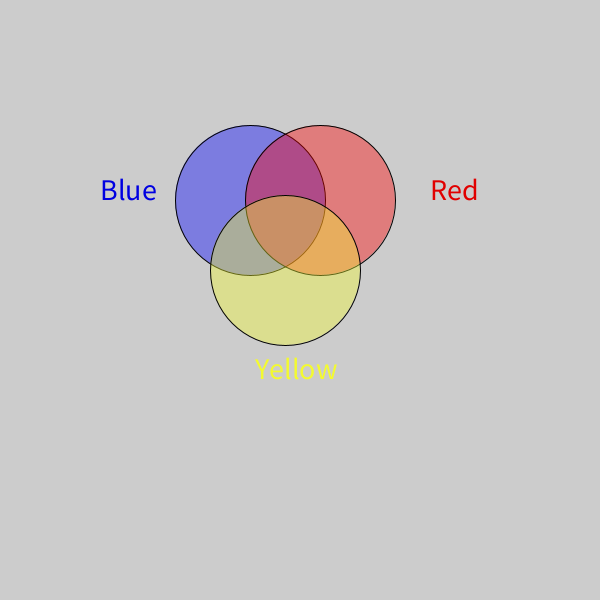
Frame 1 (no input)
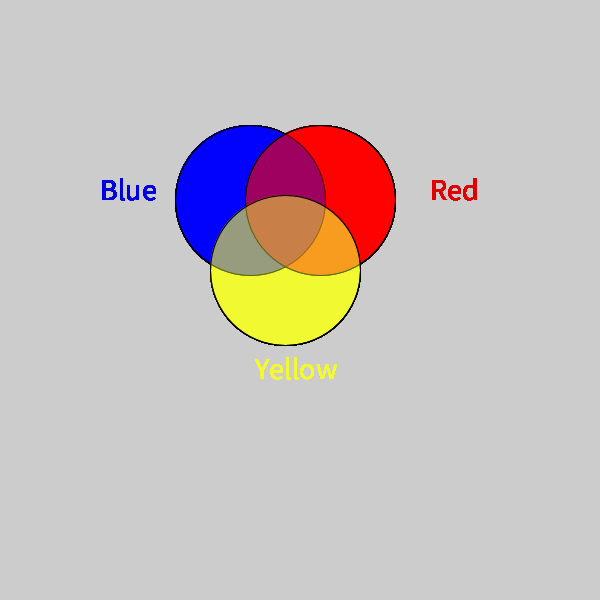
Frame 60 (the mouse pressed at the canvas centre just before this capture)
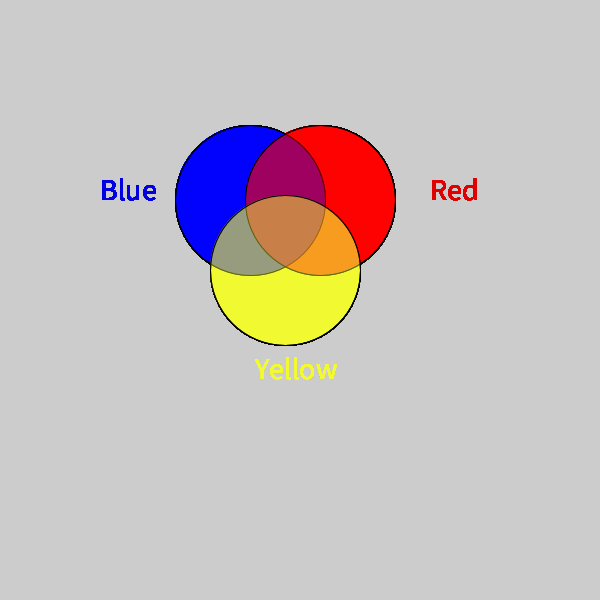
Frame 120 (the mouse held since frame 60 and released just before this capture)

The Processing sketch that drew these frames (run headless with seeded random() and noise(); from frame 60 on, the mouse is pressed at the canvas centre):

// Processing sketch: VennDiagram
// ── VennDiagram.pde
void setup (){
size(600,600);
}
void draw(){
  textSize(30);
  fill(0,0, 225);
  text("Blue", 100, 200);
  fill(0,0,300, 100);
  ellipse(250,200,150,150);
  textSize(30);
  fill(225,0,0);
  text("Red", 430, 200);
  fill(255,0,0,100);
  ellipse(320,200,150,150);
  textSize(30);
  fill(243,250,48);
  text("Yellow", 255, 379);
  fill(243, 250, 48, 100);
  ellipse(285,270, 150, 150);
}
